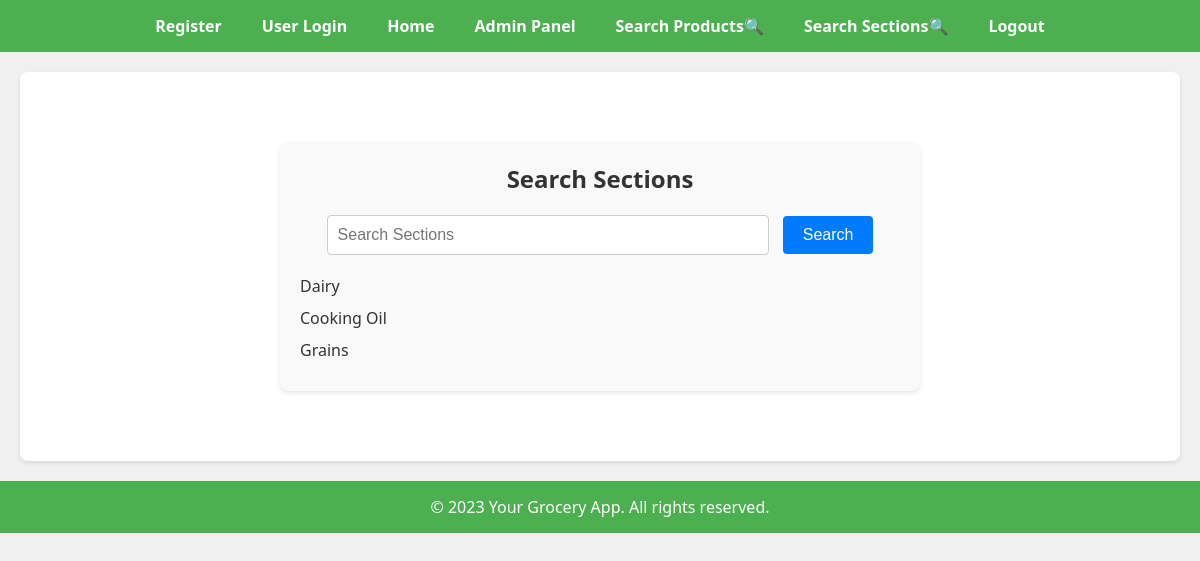
/search/sections, run on the app's committed database.
### model.py (models this page shows)
class Section(db.Model):
    id = db.Column(db.Integer, primary_key=True)
    name = db.Column(db.String(100), nullable=False)
    type = db.Column(db.String(50))
    image = db.Column(db.String(200))

### app.py (the view)
@app.route('/search/sections', methods=['GET'])
def search_sections():
    search_term = request.args.get('q', '').strip()
    sections = Section.query.filter(Section.name.ilike(f'%{search_term}%')).all()
    return render_template('search_sections.html', title='Search Sections', search_term=search_term, sections=sections)

### templates/search_sections.html
{% extends 'base.html' %}
{% block content %}
<div class="search-sections-container" style="max-width: 600px; margin: 50px auto; padding: 20px; background-color: #f9f9f9; border-radius: 8px; box-shadow: 0 2px 4px rgba(0, 0, 0, 0.1); text-align: center;">
  <h1 class="search-sections-title" style="font-size: 24px; margin-bottom: 20px; color: #333;">Search Sections</h1>
  <form action="{{ url_for('search_sections') }}" method="get" style="margin-bottom: 20px;">
    <input type="text" name="q" value="{{ search_term }}" placeholder="Search Sections" style="padding: 10px; border: 1px solid #ccc; border-radius: 4px; font-size: 16px; width: 70%; margin-right: 10px;">
    <button type="submit" style="padding: 10px 20px; background-color: #007bff; color: #fff; border: none; border-radius: 4px; font-size: 16px; cursor: pointer; transition: background-color 0.3s ease;">Search</button>
  </form>
  <ul class="section-list" style="list-style-type: none; padding: 0; text-align: left;">
    {% for section in sections %}
    <li style="margin-bottom: 10px;">{{ section.name }}</li>
    {% endfor %}
  </ul>
</div>
{% endblock %}

### templates/base.html (style rules this page uses)
body, h1, h2, p, ul, li { margin: 0; padding: 0; }
body { background-color: #f0f0f0; font-family: 'Segoe UI', Tahoma, Geneva, Verdana, sans-serif; color: #333; }

### data on the page
Section: name "Dairy"
Section: name "Cooking Oil"
Section: name "Grains"
